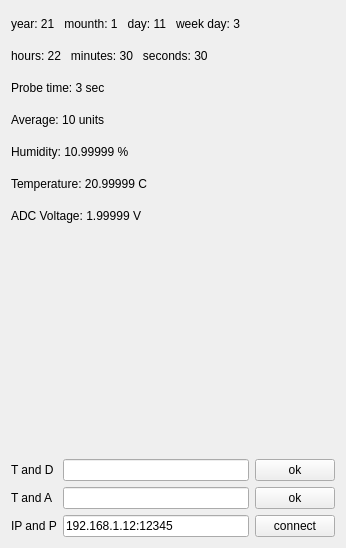
<?xml version="1.0" encoding="UTF-8"?>
<ui version="4.0">
 <class>MainWindow</class>
 <widget class="QMainWindow" name="MainWindow">
  <property name="geometry">
   <rect>
    <x>0</x>
    <y>0</y>
    <width>346</width>
    <height>548</height>
   </rect>
  </property>
  <property name="windowTitle">
   <string>MainWindow</string>
  </property>
  <widget class="QWidget" name="centralWidget">
   <layout class="QVBoxLayout" name="verticalLayout_3">
    <item>
     <layout class="QVBoxLayout" name="verticalLayout">
      <item>
       <widget class="QLabel" name="label_date">
        <property name="text">
         <string>year: 21   mounth: 1   day: 11   week day: 3</string>
        </property>
       </widget>
      </item>
      <item>
       <widget class="QLabel" name="label_time">
        <property name="text">
         <string>hours: 22   minutes: 30   seconds: 30</string>
        </property>
       </widget>
      </item>
      <item>
       <widget class="QLabel" name="label_probe_time">
        <property name="text">
         <string>Probe time: 3 sec</string>
        </property>
       </widget>
      </item>
      <item>
       <widget class="QLabel" name="label_average">
        <property name="text">
         <string>Average: 10 units</string>
        </property>
       </widget>
      </item>
      <item>
       <widget class="QLabel" name="label_humidity">
        <property name="text">
         <string>Humidity: 10.99999 %</string>
        </property>
       </widget>
      </item>
      <item>
       <widget class="QLabel" name="label_temperature">
        <property name="text">
         <string>Temperature: 20.99999 C</string>
        </property>
       </widget>
      </item>
      <item>
       <widget class="QLabel" name="label_adc">
        <property name="text">
         <string>ADC Voltage: 1.99999 V</string>
        </property>
       </widget>
      </item>
     </layout>
    </item>
    <item>
     <widget class="QLabel" name="label_spacer">
      <property name="text">
       <string/>
      </property>
     </widget>
    </item>
    <item>
     <layout class="QGridLayout" name="gridLayout">
      <item row="1" column="2">
       <widget class="QPushButton" name="pushButton_change_time_date">
        <property name="text">
         <string>ok</string>
        </property>
       </widget>
      </item>
      <item row="2" column="0">
       <widget class="QLabel" name="label_change_time_average">
        <property name="text">
         <string>T and A</string>
        </property>
       </widget>
      </item>
      <item row="2" column="2">
       <widget class="QPushButton" name="pushButton_change_time_average">
        <property name="text">
         <string>ok</string>
        </property>
       </widget>
      </item>
      <item row="2" column="1">
       <widget class="QLineEdit" name="lineEdit_change_time_average"/>
      </item>
      <item row="1" column="0">
       <widget class="QLabel" name="label_change_time_date">
        <property name="text">
         <string>T and D</string>
        </property>
       </widget>
      </item>
      <item row="1" column="1">
       <widget class="QLineEdit" name="lineEdit_change_time_date"/>
      </item>
      <item row="3" column="1">
       <widget class="QLineEdit" name="lineEdit_enter_ip">
        <property name="text">
         <string>192.168.1.12:12345</string>
        </property>
       </widget>
      </item>
      <item row="3" column="2">
       <widget class="QPushButton" name="pushButton_enter_ip">
        <property name="text">
         <string>connect</string>
        </property>
       </widget>
      </item>
      <item row="3" column="0">
       <widget class="QLabel" name="label_enter_ip">
        <property name="text">
         <string>IP and P</string>
        </property>
       </widget>
      </item>
     </layout>
    </item>
   </layout>
  </widget>
 </widget>
 <layoutdefault spacing="6" margin="11"/>
 <resources/>
 <connections/>
</ui>
